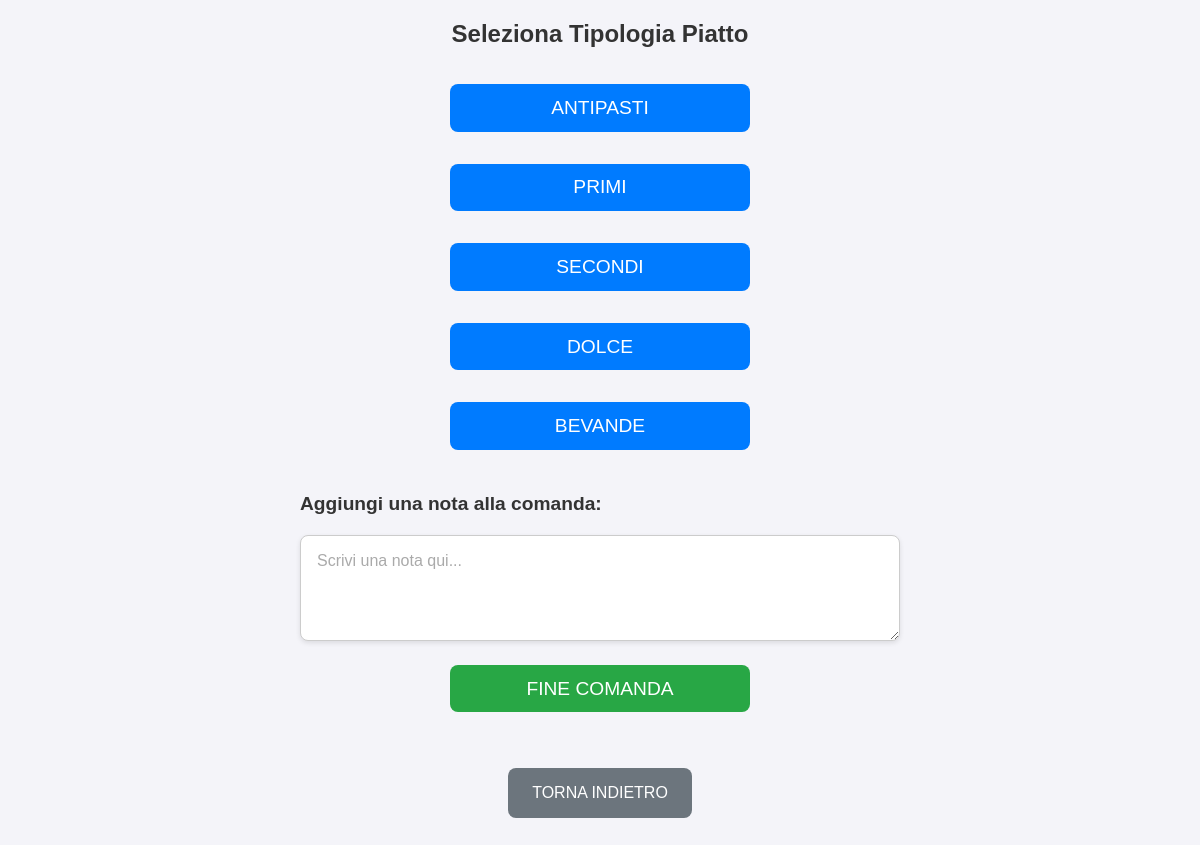
Page /aggiuntaComandeTipologia.php on the committed database.
### tables this page shows
CREATE TABLE `tipologia_piatto` (
  `ID_Tipologia` int(11) NOT NULL,
  `Descrizione_Tipologia` varchar(200) DEFAULT NULL
);

### aggiuntaComandeTipologia.php (the view, shortened to what this page needs)
<?php
include "database.php";
?>
<!DOCTYPE html>
<html>
    <head>
        <link rel="stylesheet" href="style.css">
    </head>
    <body>
        <div class="tipologia-container">
            <h1> Seleziona Tipologia Piatto </h1>
            <?php
            $sql = "SELECT ID_Tipologia, Descrizione_Tipologia FROM tipologia_piatto";
            $result = $conn->query($sql);
            if ($result->num_rows > 0): ?>
                <div class="tipologiaPulsanti">
                    <form method = "POST" action = "menu.php">
                        <?php while($row = $result->fetch_assoc()): ?>
                            <button type = "submit" name = "ID_Tipologia" value = "<?= $row['ID_Tipologia'] ?>" class = "tipologiaPulsante">
                                <?= $row['Descrizione_Tipologia'] ?>
                            </button>
                        <?php endwhile; ?>
                    </form>
                </div>
            <?php else: ?>
                <p> Non ci sono tipologie disponibili. </p>
            <?php endif; ?>
            <form method = "POST" action = "addComanda.php">
                <label for = "nota">Aggiungi una nota alla comanda:</label>
                <textarea id = "nota" name = "nota" rows = "4" cols = "50" placeholder = "Scrivi una nota qui..."></textarea>
                <a href = "addComanda.php">
                <button type = "submit" class = "pulsanteFineComanda"> FINE COMANDA </button>
                </a>
            </form>
            <a href = "comande.php" class = "pulsanteRitorno" > Torna Indietro </a>
        </div>
    </body>
</html>

### style.css (style rules this page uses)
* { margin: 0; padding: 0; box-sizing: border-box; font-family: Arial, sans-serif; }
body { font-size: 1rem; line-height: 1.5; background-color: #f4f4f9; color: #333; margin: 0; }
form { width: 100%; display: flex; flex-direction: column; align-items: center; gap: 1rem; margin-bottom: 2rem; }
form label { font-size: 1.2rem; font-weight: bold; color: #333; text-align: left; width: 80%; max-width: 600px; }
form textarea { width: 80%; max-width: 600px; padding: 1rem; border: 1px solid #ccc; border-radius: 0.5rem; font-size: 1rem; resize: vertical; box-shadow: 0 2px 5px rgba(0, 0, 0, 0.1); }
form textarea::placeholder { color: #aaa; }
.pulsanteFineComanda { background-color: #28a745; color: white; font-size: 1.2rem; padding: 0.8rem 2rem; border: none; border-radius: 0.5rem; cursor: pointer; width: 80%; max-width: 300px; text-transform: uppercase; }
.pulsanteRitorno { display: inline-block; margin-top: 1rem; text-decoration: none; color: #ffffff; background-color: #6c757d; padding: 0.8rem 2rem; border-radius: 0.5rem; font-size: 1rem; width: 80%; max-width: 300px; text-align: center; text-transform: uppercase; }
button { padding: 0.8em; font-size: 1rem; border: none; border-radius: 0.5rem; cursor: pointer; width: 100%; margin: 0.5rem 0; }
@media (min-width: 1024px) { form { width: 100%; display: flex; justify-content: space-between; margin-bottom: 2rem; } }
@media (min-width: 1024px) { a { width: 80%; } }
.tipologia-container { text-align: center; padding: 1rem; }
.tipologia-container h1 { font-size: 1.5rem; margin-bottom: 1.5rem; }
.tipologiaPulsanti { display: flex; flex-direction: column; gap: 1rem; align-items: center; }
.tipologiaPulsante { background-color: #007bff; color: white; font-size: 1.2rem; padding: 0.8rem 1.5rem; border: none; border-radius: 0.5rem; cursor: pointer; width: 80%; max-width: 300px; text-transform: uppercase; }
.pulsanteRitorno { display: inline-block; margin-top: 2rem; text-decoration: none; color: #ffffff; background-color: #6c757d; padding: 0.5rem 1rem; border-radius: 0.5rem; }
.pulsanteRitorno { width: auto; margin: 1rem auto 2rem; padding: 0.8rem 1.5rem; font-size: 1rem; text-align: center; text-transform: uppercase; background-color: #6c757d; color: white; border-radius: 0.5rem; cursor: pointer; }

### rows in the picture
tipologia_piatto: $row['ID_Tipologia'] 1 (drawn), Descrizione_Tipologia "ANTIPASTI"
tipologia_piatto: $row['ID_Tipologia'] 2 (drawn), Descrizione_Tipologia "PRIMI"
tipologia_piatto: $row['ID_Tipologia'] 3 (drawn), Descrizione_Tipologia "SECONDI"
tipologia_piatto: $row['ID_Tipologia'] 4 (drawn), Descrizione_Tipologia "DOLCE"
tipologia_piatto: $row['ID_Tipologia'] 5 (drawn), Descrizione_Tipologia "BEVANDE"
